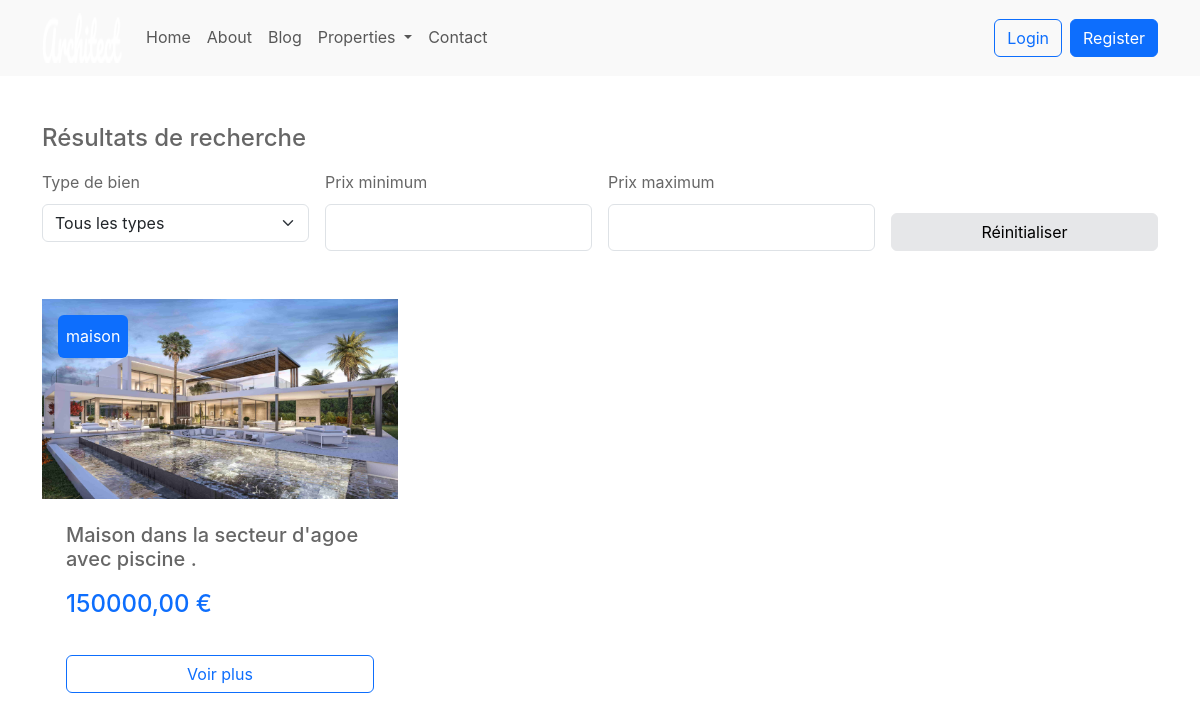
The page /comptes/search/ on the database as committed earlier.
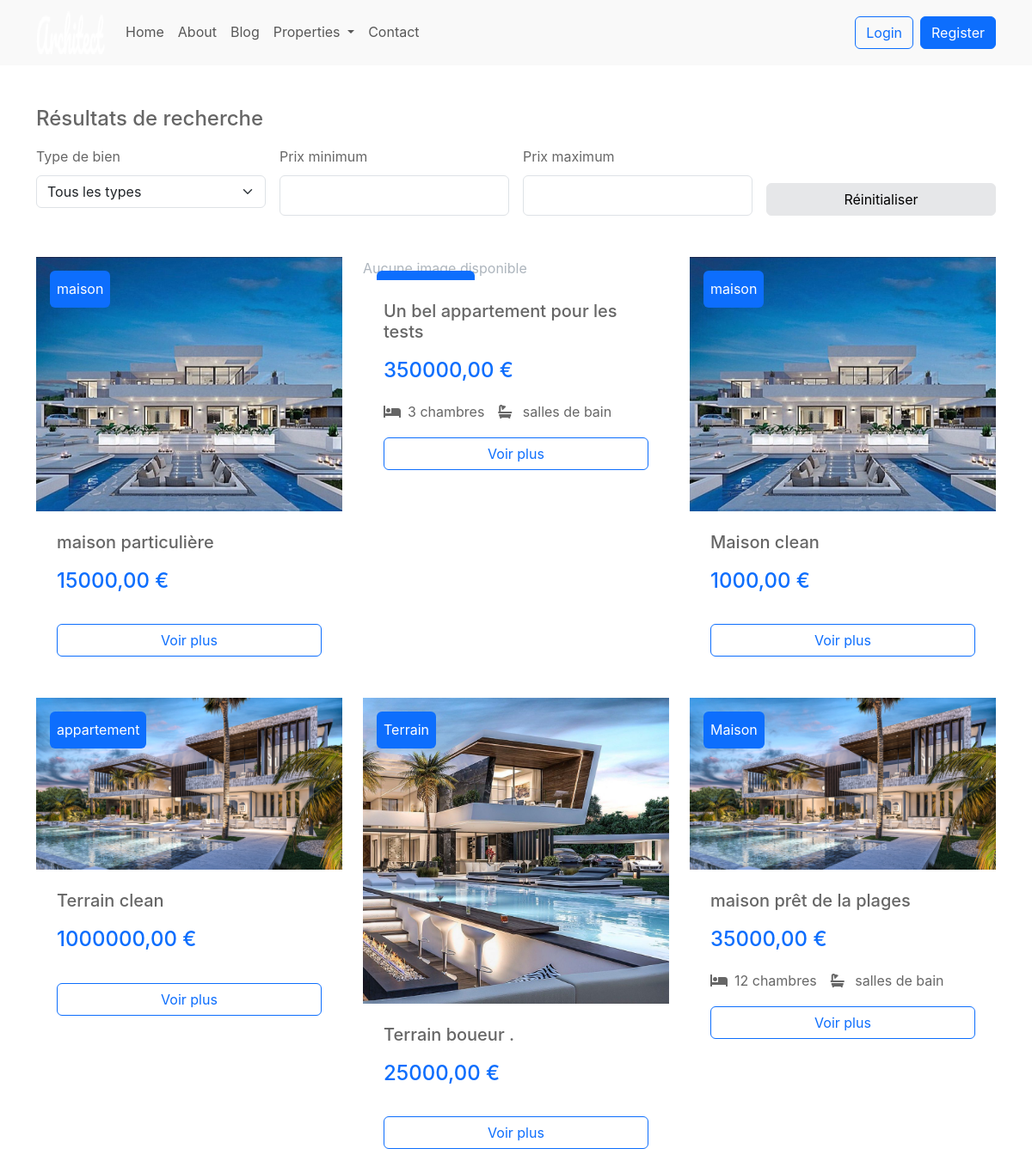
The same page on the database as committed later.
### comptes/models.py (models this page shows, shortened)
class BienImmobilier(models.Model):
    TYPE_CHOICES = [
        ('Maison', 'Maison'),
        ('Appartement', 'Appartement'),
        ('Terrain', 'Terrain'),
    ]
    date_creation = models.DateTimeField(default=timezone.now, verbose_name="Date de création")
    type_bien = models.CharField(max_length=20, choices=TYPE_CHOICES)
    superficie = models.FloatField(
        validators=[validate_superficie],
        help_text="Superficie en m²"
    )
    description = models.TextField(
        blank=True,
        max_length=2000,
        help_text="Description détaillée du bien (max 2000 caractères)"
    )
    prix = models.DecimalField(
        max_digits=10,
        decimal_places=2,
        validators=[validate_prix],
        help_text="Prix en euros"
    )
    proprietaire = models.ForeignKey(
        Utilisateur,
        on_delete=models.CASCADE,
        limit_choices_to={'profession': 'proprietaire'},
        help_text="Chaque bien doit avoir un propriétaire.",
        null=True,
        blank=True
    )
    image = models.ImageField(
        upload_to='biens/',
        null=True,
        blank=True,
        validators=[validate_file_size, validate_file_type],
        help_text="Image du bien (JPG, PNG, WEBP, max 10MB)"
    )
    def __str__(self):
        return f"{self.id}: {self.type_bien} - {self.superficie}m² - {self.prix}€ - Prop: {self.proprietaire_id if self.proprietaire else 'Aucun'}"

class Appartement(models.Model):
    bien = models.OneToOneField(BienImmobilier, on_delete=models.CASCADE, related_name='appartement')
    etage = models.IntegerField(null=True, blank=True)
    nbr_chambre = models.IntegerField(null=True, blank=True)
    class Meta:
        db_table = 'comptes_appartement'

class Maison(models.Model):
    bien = models.OneToOneField(BienImmobilier, on_delete=models.CASCADE, related_name='maison')
    nbr_chambre = models.IntegerField(null=True, blank=True)
    piece_speciale = models.CharField(max_length=255, null=True, blank=True)
    nbr_etages = models.IntegerField(null=True, blank=True)
    class Meta:
        db_table = 'comptes_maison'

### comptes/views.py (the view, shortened to what this page needs)
# urls.py: path('search/', views.search, name='search'),
def search(request):
    type_bien = request.GET.get('type_bien', '').strip()
    prix_min = request.GET.get('prix_min', '').strip()
    prix_max = request.GET.get('prix_max', '').strip()
    print("\n" + "="*50)
    print("=== DÉBUT DE LA RECHERCHE ===")
    print(f"URL complète: {request.get_full_path()}")
    print(f"Paramètres GET: {request.GET}")
    print(f"Type de bien: '{type_bien}'")
    print(f"Prix min: '{prix_min}'")
    print(f"Prix max: '{prix_max}'")
    biens = BienImmobilier.objects.all()
    print(f"\nRequête initiale: {biens.query}")
    nombre_resultats = biens.count()
    print("\n" + "="*50)
    print(f"=== RÉSULTATS DE LA RECHERCHE ===")
    print(f"Nombre total de résultats: {nombre_resultats}")
    print("Premiers résultats:")
    for bien in biens[:5]:  # Afficher les 5 premiers résultats pour le débogage
        print(f"- ID: {bien.id}, Type: '{bien.type_bien}', Prix: {bien.prix}€")
    context = {
        'biens': biens,
        'type_bien': type_bien,
        'prix_min': prix_min if prix_min else '',
        'prix_max': prix_max if prix_max else '',
        'nombre_resultats': nombre_resultats
    }
    print("\nContexte envoyé au template:", context)
    print("="*50 + "\n")
    return render(request, 'comptes/search_results.html', context)

### comptes/templates/comptes/search_results.html (shortened to what this page needs)
{% extends 'base.html' %}
{% load static %}
{% block content %}
<section class="search-results-section py-5">
    <div class="container">
        <div class="row mb-4">
            <div class="col-12">
                <h2 class="h4 mb-3">Résultats de recherche</h2>
                <form id="searchForm" method="get" action="{% url 'comptes:search' %}" class="filters mb-4">
                    <div class="row g-3">
                        <div class="col-md-3">
                            <label class="form-label">Type de bien</label>
                            <select name="type_bien" id="type_bien" class="form-select">
                                <option value="">Tous les types</option>
                            </select>
                        </div>
                        <div class="col-md-3">
                            <label class="form-label">Prix minimum</label>
                            <input type="number" id="prix_min" name="prix_min" class="form-control" value="{{ prix_min }}" min="0" step="10000">
                        </div>
                        <div class="col-md-3">
                            <label class="form-label">Prix maximum</label>
                            <input type="number" id="prix_max" name="prix_max" class="form-control" value="{{ prix_max }}" min="0" step="10000">
                        </div>
                        <div class="col-md-3 d-flex align-items-end">
                            <button type="button" id="resetFilters" class="btn btn-secondary w-100">Réinitialiser</button>
                        </div>
                    </div>
                </form>
            </div>
        </div>
        {% if biens %}
        <div class="row g-4">
            {% for bien in biens %}
            <div class="col-md-6 col-lg-4">
                <div class="property-card h-100">
                    <div class="property-image position-relative overflow-hidden">
                        {% if bien.image and bien.image.url %}
                            <img src="{{ bien.image.url }}" alt="{{ bien.description|default:'' }}" class="img-fluid">
                        {% else %}
                            <div class="bg-gray-200 w-100 h-48 flex items-center justify-center">
                                <span class="text-gray-500">Aucune image disponible</span>
                            </div>
                        {% endif %}
                        <div class="property-type bg-primary text-white p-2 rounded position-absolute top-0 start-0 m-3">
                            {{ bien.type_bien }}
                        </div>
                    </div>
                    <div class="property-details p-4">
                        <h3 class="h5 mb-3">{{ bien.description }}</h3>
                        <div class="property-price mb-3">
                            <span class="h4 text-primary">{{ bien.prix }} €</span>
                        </div>
                        <ul class="property-features list-unstyled d-flex mb-0">
                            {% if bien.type_bien == 'Maison' %}
                            <li class="me-3"><i class="fas fa-bed me-2"></i>{{ bien.maison.nbr_chambre }} chambres</li>
                            <li><i class="fas fa-bath me-2"></i>{{ bien.maison.nbr_salle_bain }} salles de bain</li>
                            {% elif bien.type_bien == 'Appartement' %}
                            <li class="me-3"><i class="fas fa-bed me-2"></i>{{ bien.appartement.nbr_chambre }} chambres</li>
                            <li><i class="fas fa-bath me-2"></i>{{ bien.appartement.nbr_salle_bain }} salles de bain</li>
                            {% endif %}
                        </ul>
                        <a href="{% url 'comptes:detail_bien' bien.id %}" class="btn btn-outline-primary w-100 mt-3">Voir plus</a>
                    </div>
                </div>
            </div>
            {% endfor %}
        </div>
        {% else %}
        <div class="col-12 text-center">
            <p class="text-muted">Aucun bien trouvé correspondant à vos critères de recherche.</p>
            <a href="{% url 'comptes:home' %}" class="btn btn-primary">Retour à l'accueil</a>
        </div>
        {% endif %}
    </div>
</section>
{% endblock %}

### comptes/templates/base.html (shortened to what this page needs)
{% load static %}
<!DOCTYPE html>
<html lang="fr">
<head>
    <link href="https://cdn.jsdelivr.net/npm/bootstrap@5.3.0/dist/css/bootstrap.min.css" rel="stylesheet">
    <link href="https://cdnjs.cloudflare.com/ajax/libs/font-awesome/6.0.0/css/all.min.css" rel="stylesheet">
    <link href="{% static 'css/style.css' %}" rel="stylesheet">
</head>
<body>
    {% include 'comptes/_navbar.html' %}
    {% block content %}
    {% endblock %}
</body>
</html>

### comptes/templates/comptes/_navbar.html (shortened to what this page needs)
{% load static %}
<nav class="navbar navbar-expand-lg navbar-light bg-light">
    <div class="container">
        <a class="navbar-brand" href="{% url 'comptes:home' %}">
            <img src="{% static 'images/logo.png' %}" height="50" width="80" alt="ImmoDash">
        </a>
        <div class="collapse navbar-collapse" id="navbarNav">
            <ul class="navbar-nav me-auto">
                <li class="nav-item">
                    <a class="nav-link" href="{% url 'comptes:home' %}">Home</a>
                </li>
                <li class="nav-item">
                    <a class="nav-link" href="{% url 'comptes:about' %}">About</a>
                </li>
                <li class="nav-item">
                    <a class="nav-link" href="{% url 'comptes:blog' %}">Blog</a>
                </li>
                <li class="nav-item dropdown">
                    <a class="nav-link dropdown-toggle" href="#" id="propertiesDropdown" role="button" data-bs-toggle="dropdown" aria-expanded="false">
                        Properties
                    </a>
                </li>
                <li class="nav-item">
                    <a class="nav-link" href="{% url 'comptes:contact' %}">Contact</a>
                </li>
            </ul>
            <div class="d-flex">
                {% if user.is_authenticated %}
                    <a href="{% url 'comptes:dashboard_home' %}" class="btn btn-primary me-2">Dashboard</a>
                    <a href="{% url 'comptes:logout' %}" class="btn btn-outline-primary">Logout</a>
                {% else %}
                    <a href="{% url 'comptes:login' %}" class="btn btn-outline-primary me-2">Login</a>
                    <a href="{% url 'comptes:register' %}" class="btn btn-primary">Register</a>
                {% endif %}
            </div>
        </div>
    </div>
</nav>

### Utilisateur/static/css/style.css (style rules this page uses)
body { line-height: 1.7; color: rgba(0, 0, 0, 0.6); font-weight: 400; font-size: 1rem; font-family: "Roboto Mono", SFMono-Regular, Menlo, Monaco, Consolas, "Liberation Mono", "Courier New", monospace; font-family: "Nunito Sans", -apple-system, BlinkMacSystemFont, "Segoe UI", Roboto, "Helvetica Neue", Arial, sans-serif, "Apple Color Emoji", "Segoe UI Emoji", "Segoe UI Symbol", "Noto Color Emoji"; }
a { -webkit-transition: .3s all ease; -o-transition: .3s all ease; transition: .3s all ease; }
.bg-light { background: #f9f9f9 !important; }
.btn { position: relative; top: 0; }
.btn.btn-secondary { background-color: #e6e7e9; border-color: #e6e7e9; color: #000; }
.btn.btn-primary { color: #fff; }
.form-control { height: 47px; }
.text-gray-500 { color: #adb5bd !important; }
.overflow-hidden { overflow: hidden; }
.property-price { font-size: 1.3rem; }

Rows that differ between the two databases and show on the page:
changed BienImmobilier: image: a different picture; description "Maison dans la secteur d'agoe avec piscine ." → "maison particulière"; prix "150000,00" → "15000,00"
added BienImmobilier: image "Aucune image disponible", description "Un bel appartement pour les tests", prix "350000,00", appartement.nbr_chambre "3"
added BienImmobilier: image (picture), type_bien "maison", description "Maison clean", prix "1000,00"
added BienImmobilier: image (picture), type_bien "appartement", description "Terrain clean", prix "1000000,00"
added BienImmobilier: image (picture), type_bien "Terrain", description "Terrain boueur .", prix "25000,00"
added BienImmobilier: image (picture), type_bien "Maison", description "maison prêt de la plages", prix "35000,00", maison.nbr_chambre "12"
